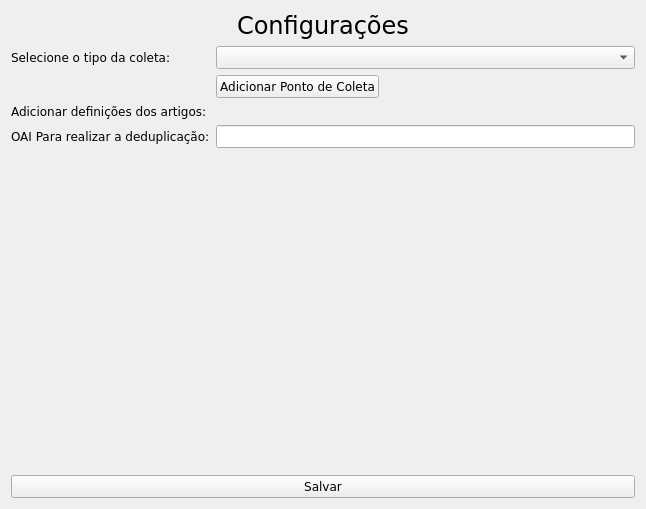
<?xml version="1.0" encoding="UTF-8"?>
<ui version="4.0">
 <class>widgetSettings</class>
 <widget class="QWidget" name="widgetSettings">
  <property name="geometry">
   <rect>
    <x>0</x>
    <y>0</y>
    <width>646</width>
    <height>509</height>
   </rect>
  </property>
  <property name="font">
   <font>
    <family>Verdana</family>
   </font>
  </property>
  <property name="windowTitle">
   <string>Configurações</string>
  </property>
  <layout class="QVBoxLayout" name="verticalLayout">
   <item>
    <widget class="QLabel" name="labelSettings">
     <property name="font">
      <font>
       <family>Verdana</family>
       <pointsize>18</pointsize>
      </font>
     </property>
     <property name="text">
      <string>Configurações</string>
     </property>
     <property name="alignment">
      <set>Qt::AlignHCenter|Qt::AlignTop</set>
     </property>
    </widget>
   </item>
   <item>
    <layout class="QFormLayout" name="formLayout">
     <property name="fieldGrowthPolicy">
      <enum>QFormLayout::ExpandingFieldsGrow</enum>
     </property>
     <property name="rowWrapPolicy">
      <enum>QFormLayout::WrapLongRows</enum>
     </property>
     <property name="labelAlignment">
      <set>Qt::AlignLeading|Qt::AlignLeft|Qt::AlignTop</set>
     </property>
     <item row="0" column="0">
      <widget class="QLabel" name="labelSelectTypeOfCollect">
       <property name="text">
        <string>Selecione o tipo da coleta:</string>
       </property>
      </widget>
     </item>
     <item row="0" column="1">
      <widget class="QComboBox" name="comboBoxSelectTypeOfCollect">
       <property name="sizePolicy">
        <sizepolicy hsizetype="Expanding" vsizetype="Preferred">
         <horstretch>0</horstretch>
         <verstretch>0</verstretch>
        </sizepolicy>
       </property>
       <property name="editable">
        <bool>false</bool>
       </property>
       <property name="sizeAdjustPolicy">
        <enum>QComboBox::AdjustToContentsOnFirstShow</enum>
       </property>
       <property name="duplicatesEnabled">
        <bool>false</bool>
       </property>
      </widget>
     </item>
     <item row="1" column="1">
      <widget class="QPushButton" name="pushButtonAddCollectPoint">
       <property name="text">
        <string>Adicionar Ponto de Coleta</string>
       </property>
      </widget>
     </item>
     <item row="2" column="0">
      <widget class="QLabel" name="adicionarDefiniEsDosArtigosLabel">
       <property name="text">
        <string>Adicionar definições dos artigos:</string>
       </property>
      </widget>
     </item>
     <item row="2" column="1">
      <widget class="KUrlRequester" name="kurlrequesterXmlMeta"/>
     </item>
     <item row="3" column="0">
      <widget class="QLabel" name="oAIParaRealizarADeduplicaOLabel">
       <property name="text">
        <string>OAI Para realizar a deduplicação:</string>
       </property>
      </widget>
     </item>
     <item row="3" column="1">
      <widget class="QLineEdit" name="oAIParaRealizarADeduplicaOLineEdit"/>
     </item>
    </layout>
   </item>
   <item>
    <spacer name="verticalSpacer">
     <property name="orientation">
      <enum>Qt::Vertical</enum>
     </property>
     <property name="sizeHint" stdset="0">
      <size>
       <width>20</width>
       <height>40</height>
      </size>
     </property>
    </spacer>
   </item>
   <item>
    <widget class="QPushButton" name="pushButtonSave">
     <property name="text">
      <string>Salvar</string>
     </property>
    </widget>
   </item>
  </layout>
 </widget>
 <customwidgets>
  <customwidget>
   <class>KUrlRequester</class>
   <extends>QFrame</extends>
   <header>kurlrequester.h</header>
  </customwidget>
 </customwidgets>
 <resources/>
 <connections/>
</ui>
